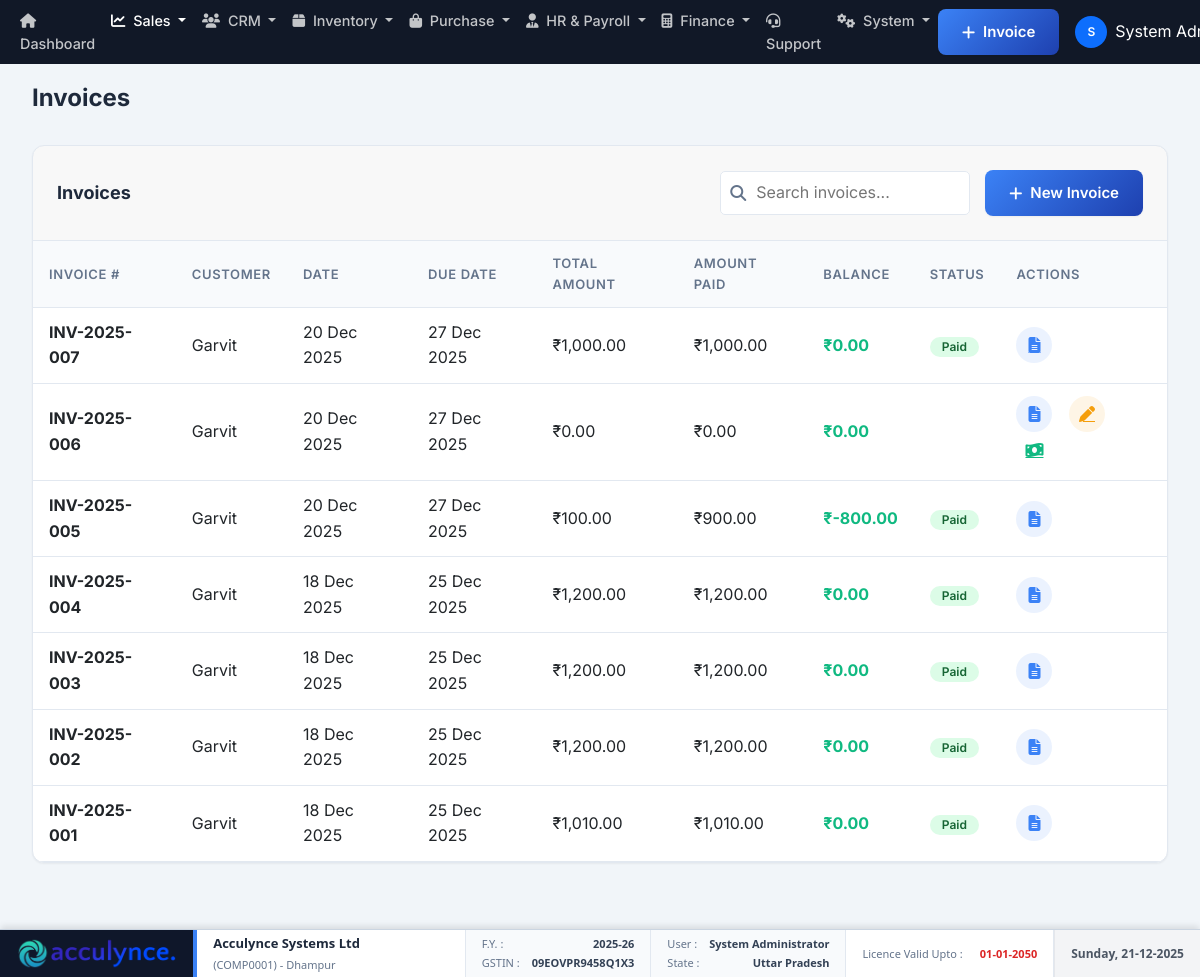
Screenshot of /modules/sales/invoices/index.php (signed in) with the database file from the repository.
### tables this page shows
CREATE TABLE `company_settings` (
  `id` int(11) NOT NULL,
  `company_name` varchar(200) NOT NULL,
  `industry_type` varchar(100) DEFAULT NULL,
  `business_type` varchar(100) DEFAULT NULL,
  `app_name` varchar(100) DEFAULT NULL,
  `theme_color` varchar(20) DEFAULT '#3b82f6',
  `address_line1` varchar(200) DEFAULT NULL,
  `address_line2` varchar(200) DEFAULT NULL,
  `city` varchar(100) DEFAULT NULL,
  `state` varchar(100) DEFAULT NULL,
  `country` varchar(100) DEFAULT 'India',
  `postal_code` varchar(20) DEFAULT NULL,
  `phone` varchar(20) DEFAULT NULL,
  `email` varchar(100) DEFAULT NULL,
  `website` varchar(100) DEFAULT NULL,
  `gstin` varchar(20) DEFAULT NULL,
  `pan` varchar(20) DEFAULT NULL,
  `bank_name` varchar(100) DEFAULT NULL,
  `bank_account_number` varchar(50) DEFAULT NULL,
  `bank_ifsc` varchar(20) DEFAULT NULL,
  `bank_branch` varchar(100) DEFAULT NULL,
  `bank_account_holder` varchar(200) DEFAULT NULL,
  `logo_path` varchar(255) DEFAULT NULL,
  `terms_conditions` text DEFAULT NULL,
  `created_at` timestamp NOT NULL DEFAULT current_timestamp(),
  `updated_at` timestamp NOT NULL DEFAULT current_timestamp() ON UPDATE current_timestamp(),
  `financial_year_start` int(11) DEFAULT 4 COMMENT 'Month number (1-12) when financial year starts',
  `currency_code` varchar(10) DEFAULT 'INR',
  `currency_symbol` varchar(10) DEFAULT '₹',
  `date_format` varchar(20) DEFAULT 'd-m-Y',
  `timezone` varchar(50) DEFAULT 'Asia/Kolkata',
  `invoice_prefix` varchar(20) DEFAULT 'INV',
  `quotation_prefix` varchar(20) DEFAULT 'QT',
  `invoice_footer` text DEFAULT NULL COMMENT 'Footer text for invoices',
  `company_registration_number` varchar(100) DEFAULT NULL,
  `tax_registration_date` date DEFAULT NULL,
  `linkedin_url` varchar(255) DEFAULT NULL,
  `facebook_url` varchar(255) DEFAULT NULL,
  `twitter_url` varchar(255) DEFAULT NULL,
  `instagram_url` varchar(255) DEFAULT NULL,
  `smtp_host` varchar(100) DEFAULT NULL,
  `smtp_port` int(11) DEFAULT 587,
  `smtp_username` varchar(100) DEFAULT NULL,
  `smtp_password` varchar(255) DEFAULT NULL,
  `smtp_encryption` varchar(10) DEFAULT 'tls',
  `email_from_name` varchar(100) DEFAULT NULL,
  `email_from_address` varchar(100) DEFAULT NULL,
  `enable_email_notifications` tinyint(1) DEFAULT 1,
  `invoice_due_days` int(11) DEFAULT 30 COMMENT 'Default payment terms in days',
  `low_stock_threshold` int(11) DEFAULT 10,
  `enable_multi_currency` tinyint(1) DEFAULT 0,
  `enable_barcode` tinyint(1) DEFAULT 1,
  `backup_frequency` varchar(20) DEFAULT 'daily',
  `last_backup_date` datetime DEFAULT NULL,
  `print_logo_on_invoice` tinyint(1) DEFAULT 1,
  `is_gst_registered` tinyint(1) DEFAULT 0,
  `enable_einvoicing` tinyint(1) DEFAULT 0
);

CREATE TABLE `invoices` (
  `id` int(11) NOT NULL,
  `company_id` int(11) DEFAULT NULL,
  `invoice_number` varchar(50) NOT NULL,
  `customer_id` int(11) NOT NULL,
  `sales_order_id` int(11) DEFAULT NULL,
  `invoice_date` date NOT NULL,
  `due_date` date DEFAULT NULL,
  `payment_status` enum('Unpaid','Partially Paid','Paid','Overdue') DEFAULT 'Unpaid',
  `status` enum('Draft','Sent','Paid','Partially Paid','Overdue','Cancelled') DEFAULT 'Draft',
  `subtotal` decimal(12,2) DEFAULT 0.00,
  `tax_amount` decimal(12,2) DEFAULT 0.00,
  `round_off_amount` decimal(10,2) DEFAULT 0.00,
  `discount_amount` decimal(12,2) DEFAULT 0.00,
  `total_amount` decimal(12,2) DEFAULT 0.00,
  `paid_amount` decimal(12,2) DEFAULT 0.00,
  `balance_amount` decimal(12,2) GENERATED ALWAYS AS (`total_amount` - `paid_amount`) STORED,
  `notes` text DEFAULT NULL,
  `courier_name` varchar(255) DEFAULT NULL,
  `tracking_id` varchar(255) DEFAULT NULL,
  `shipping_charges` decimal(10,2) DEFAULT 0.00,
  `created_by` int(11) DEFAULT NULL,
  `created_at` timestamp NOT NULL DEFAULT current_timestamp(),
  `updated_at` timestamp NOT NULL DEFAULT current_timestamp() ON UPDATE current_timestamp()
);

CREATE TABLE `customers` (
  `id` int(11) NOT NULL,
  `company_id` int(11) DEFAULT NULL,
  `customer_code` varchar(20) NOT NULL,
  `company_name` varchar(200) NOT NULL,
  `contact_person` varchar(100) DEFAULT NULL,
  `email` varchar(100) DEFAULT NULL,
  `phone` varchar(20) DEFAULT NULL,
  `mobile` varchar(20) DEFAULT NULL,
  `website` varchar(100) DEFAULT NULL,
  `gstin` varchar(20) DEFAULT NULL,
  `pan` varchar(20) DEFAULT NULL,
  `credit_limit` decimal(12,2) DEFAULT 0.00,
  `payment_terms` int(11) DEFAULT 0,
  `customer_type` enum('Individual','Company') DEFAULT 'Company',
  `is_active` tinyint(1) DEFAULT 1,
  `created_at` timestamp NOT NULL DEFAULT current_timestamp(),
  `updated_at` timestamp NOT NULL DEFAULT current_timestamp() ON UPDATE current_timestamp(),
  `customer_segment` enum('VIP','Premium','Regular','New') DEFAULT 'Regular',
  `last_purchase_date` date DEFAULT NULL,
  `total_purchases` decimal(15,2) DEFAULT 0.00,
  `outstanding_balance` decimal(12,2) DEFAULT 0.00
);

### modules/sales/invoices/index.php (the view, shortened to what the rows shown need)
<?php
require_once '../../../classes/Auth.php';
require_once '../../../classes/Database.php';
$auth = new Auth();
$db = Database::getInstance();
$user = $auth->getCurrentUser();
$invoices = $db->fetchAll("
    SELECT i.*,
           c.company_name as customer_name,
           c.contact_person as contact_person,
           CONCAT(u.full_name) as created_by_name
    FROM invoices i
    JOIN customers c ON i.customer_id = c.id
    LEFT JOIN users u ON i.created_by = u.id
    WHERE i.company_id = ?
    ORDER BY i.created_at DESC
    LIMIT 100
", [$user['company_id']]);
?>
<!DOCTYPE html>
<html lang="en">
<head>
    <link rel="stylesheet" href="../../../public/assets/css/style.css">
    <link rel="stylesheet" href="https://cdnjs.cloudflare.com/ajax/libs/font-awesome/6.4.0/css/all.min.css">
</head>
<body>
    <div class="dashboard-wrapper">
        <?php include INCLUDES_PATH . '/sidebar.php'; ?>
        <main class="main-content">
            <?php include INCLUDES_PATH . '/header.php'; ?>
            <div class="content-area">
                <div class="card">
                    <div class="table-responsive">
                        <table>
                            <thead>
                                <tr>
                                    <th>Invoice #</th>
                                    <th>Customer</th>
                                    <th>Date</th>
                                    <th>Due Date</th>
                                    <th>Total Amount</th>
                                    <th>Amount Paid</th>
                                    <th>Balance</th>
                                    <th>Status</th>
                                    <th>Actions</th>
                                </tr>
                            </thead>
                            <tbody>
                                <?php if (empty($invoices)): ?>
                                    <tr>
                                        <td colspan="9" style="text-align: center; color: var(--text-secondary);">
                                            No invoices found. Create your first invoice.
                                        </td>
                                    </tr>
                                <?php else: ?>
                                    <?php foreach ($invoices as $inv): ?>
                                        <?php
                                            $paidAmount = $inv['paid_amount'] ?? 0;
                                            $balance = $inv['total_amount'] - $paidAmount;
                                        ?>
                                        <tr>
                                            <td><strong><?php echo htmlspecialchars($inv['invoice_number']); ?></strong></td>
                                            <td>
                                                <?php
                                                    $displayName = trim($inv['customer_name'] ?? '');
                                                    if (empty($displayName)) {
                                                        $displayName = $inv['contact_person'] ?? '';
                                                    }
                                                    echo htmlspecialchars($displayName);
                                                ?>
                                            </td>
                                            <td><?php echo date('d M Y', strtotime($inv['invoice_date'])); ?></td>
                                            <td><?php echo $inv['due_date'] ? date('d M Y', strtotime($inv['due_date'])) : '-'; ?></td>
                                            <td>₹<?php echo number_format($inv['total_amount'], 2); ?></td>
                                            <td>₹<?php echo number_format($paidAmount, 2); ?></td>
                                            <td><strong style="color: <?php echo $balance > 0 ? '#ef4444' : '#10b981'; ?>">₹<?php echo number_format($balance, 2); ?></strong></td>
                                            <td>
                                                <?php
                                                $statusClass = match($inv['status']) {
                                                    'Paid' => 'badge-success',
                                                    'Partially Paid' => 'badge-warning',
                                                    'Unpaid' => 'badge-danger',
                                                    'Overdue' => 'badge-danger',
                                                    'Sent' => 'badge-primary',
                                                    'Draft' => 'badge-secondary',
                                                    default => 'badge-secondary'
                                                };
                                                ?>
                                                <span class="badge <?php echo $statusClass; ?>">
                                                    <?php echo $inv['status']; ?>
                                                </span>
                                            </td>
                                            <td>
                                                <a href="view.php?id=<?php echo $inv['id']; ?>" class="btn-icon view" title="View Invoice">
                                                    <i class="fas fa-file-alt"></i>
                                                </a>
                                                <?php if ($inv['status'] == 'Draft' || $inv['status'] == 'Unpaid'): ?>
                                                    <a href="edit.php?id=<?php echo $inv['id']; ?>" class="btn-icon edit" title="Edit Invoice">
                                                        <i class="fas fa-pen"></i>
                                                    </a>
                                                    <a href="record-payment.php?id=<?php echo $inv['id']; ?>" class="btn-icon" title="Record Payment" style="color: #10b981;">
                                                        <i class="fas fa-money-bill-wave"></i>
                                                    </a>
                                                <?php endif; ?>
                                            </td>
                                        </tr>
                                    <?php endforeach; ?>
                                <?php endif; ?>
                            </tbody>
                        </table>
                    </div>
                </div>
            </div>
        </main>
    </div>
</body>
</html>

### includes/sidebar.php (shortened to what the rows shown need)
<?php
if (!isset($brandingSettings)) {
    $db = Database::getInstance();
    $brandingSettings = $db->fetchOne("SELECT app_name, logo_path, theme_color FROM company_settings WHERE id = ? LIMIT 1", [$_SESSION['company_id'] ?? 0]);
}
$appName = !empty($brandingSettings['app_name']) ? $brandingSettings['app_name'] : APP_NAME;
$logoPath = !empty($brandingSettings['logo_path']) ? BASE_URL . $brandingSettings['logo_path'] : '';
?>
<link href="https://cdn.jsdelivr.net/npm/bootstrap@5.3.0/dist/css/bootstrap.min.css" rel="stylesheet">
<link rel="stylesheet" href="https://cdnjs.cloudflare.com/ajax/libs/font-awesome/6.4.0/css/all.min.css">
<link rel="stylesheet" href="<?php echo BASE_URL; ?>public/assets/css/style.css?v=<?php echo time(); ?>">
<?php
$footerData = [];
$curMonth = date('n');
$curYear = date('Y');
if ($curMonth >= 4) {
    if ($curYear + 1 == 2000) { $yPart = '00'; } else { $yPart = substr($curYear + 1, -2); }
    $footerData['fy'] = $curYear . '-' . $yPart;
} else {
    $yPart = substr($curYear, -2);
    $footerData['fy'] = ($curYear - 1) . '-' . $yPart;
}
if (!isset($brandingSettings['gstin']) || !isset($brandingSettings['state'])) {
     if (isset($user['company_id'])) {
         $companyDetails = $db->fetchOne("SELECT company_name, gstin, state, address_line1, city FROM company_settings WHERE id = ?", [$user['company_id']]);
         $footerData['company_name'] = $companyDetails['company_name'] ?? $appName;
         $footerData['gst'] = $companyDetails['gstin'] ?? 'N/A';
         $footerData['state'] = $companyDetails['state'] ?? 'N/A';
         $footerData['address'] = $companyDetails['city'] ?? '';
     }
} else {
     $footerData['company_name'] = $brandingSettings['app_name'];
     $footerData['gst'] = $brandingSettings['gstin'] ?? 'N/A';
     $footerData['state'] = $brandingSettings['state'] ?? 'N/A';
}
if (isset($user['company_id'])) {
    $subData = $db->fetchOne("SELECT current_period_end, status FROM subscriptions WHERE company_id = ? AND status = 'active' ORDER BY current_period_end DESC LIMIT 1", [$user['company_id']]);
    $footerData['validity'] = $subData ? date('d-m-Y', strtotime($subData['current_period_end'])) : 'Trial/Expired';
    $footerData['company_id'] = 'COMP' . str_pad($user['company_id'], 4, '0', STR_PAD_LEFT);
} else {
    $footerData['validity'] = 'N/A';
    $footerData['company_id'] = 'N/A';
}
?>
<div class="sticky-footer">
    <div class="footer-box brand-box">
        <?php if ($logoPath): ?>
            <img src="<?php echo $logoPath; ?>" alt="Logo" class="footer-logo">
        <?php else: ?>
            <div class="footer-brand-text">AC</div>
        <?php endif; ?>
    </div>
    <div class="footer-box footer-info-box">
        <div class="info-row main">
            <strong><?php echo htmlspecialchars($footerData['company_name'] ?? 'Acculynce'); ?></strong>
        </div>
        <div class="info-row sub">
            (<?php echo htmlspecialchars($footerData['company_id'] ?? ''); ?>) <?php if(isset($footerData['address'])) echo '- ' . htmlspecialchars($footerData['address']); ?>
        </div>
    </div>
    <div class="footer-box fy-box">
        <div class="info-row">
            <span class="label">GSTIN :</span> <span class="value"><?php echo htmlspecialchars($footerData['gst'] ?? 'N/A'); ?></span>
        </div>
    </div>
    <div class="footer-box user-box">
        <div class="info-row">
            <span class="label">State :</span> <span class="value"><?php echo htmlspecialchars($footerData['state'] ?? 'N/A'); ?></span>
        </div>
    </div>
</div>

### rows the page displays
company_settings: logo_path (picture), company_name "Acculynce Systems Ltd", city "Dhampur", gstin "09EOVPR9458Q1X3", state "Uttar Pradesh"
invoices: invoice_number "INV-2025-007", customer.contact_person "Garvit", invoice_date "20 Dec 2025", due_date "27 Dec 2025", total_amount "1,000.00", paid_amount "1,000.00", balance "0.00", status "Paid"
invoices: invoice_number "INV-2025-006", customer.contact_person "Garvit", invoice_date "20 Dec 2025", due_date "27 Dec 2025", total_amount "0.00", paid_amount "0.00"
invoices: invoice_number "INV-2025-005", customer.contact_person "Garvit", invoice_date "20 Dec 2025", due_date "27 Dec 2025", total_amount "100.00", paid_amount "900.00", balance "-800.00", status "Paid"
invoices: invoice_number "INV-2025-004", customer.contact_person "Garvit", invoice_date "18 Dec 2025", due_date "25 Dec 2025", total_amount "1,200.00", paid_amount "1,200.00", balance "0.00", status "Paid"
invoices: invoice_number "INV-2025-003", customer.contact_person "Garvit", invoice_date "18 Dec 2025", due_date "25 Dec 2025", total_amount "1,200.00", paid_amount "1,200.00", balance "0.00", status "Paid"
invoices: invoice_number "INV-2025-002", customer.contact_person "Garvit", invoice_date "18 Dec 2025", due_date "25 Dec 2025", total_amount "1,200.00", paid_amount "1,200.00", balance "0.00", status "Paid"
invoices: invoice_number "INV-2025-001", customer.contact_person "Garvit", invoice_date "18 Dec 2025", due_date "25 Dec 2025", total_amount "1,010.00", paid_amount "1,010.00", balance "0.00", status "Paid"

### other values shown
substr($user['full_name'], 0, 1) "S"
$user['full_name'] "System…"
$footerData['company_id'] "COMP0001"
$footerData['fy'] "2025-26"
$user['full_name'] "System Administrator"
$footerData['validity'] "01-01-2050"
